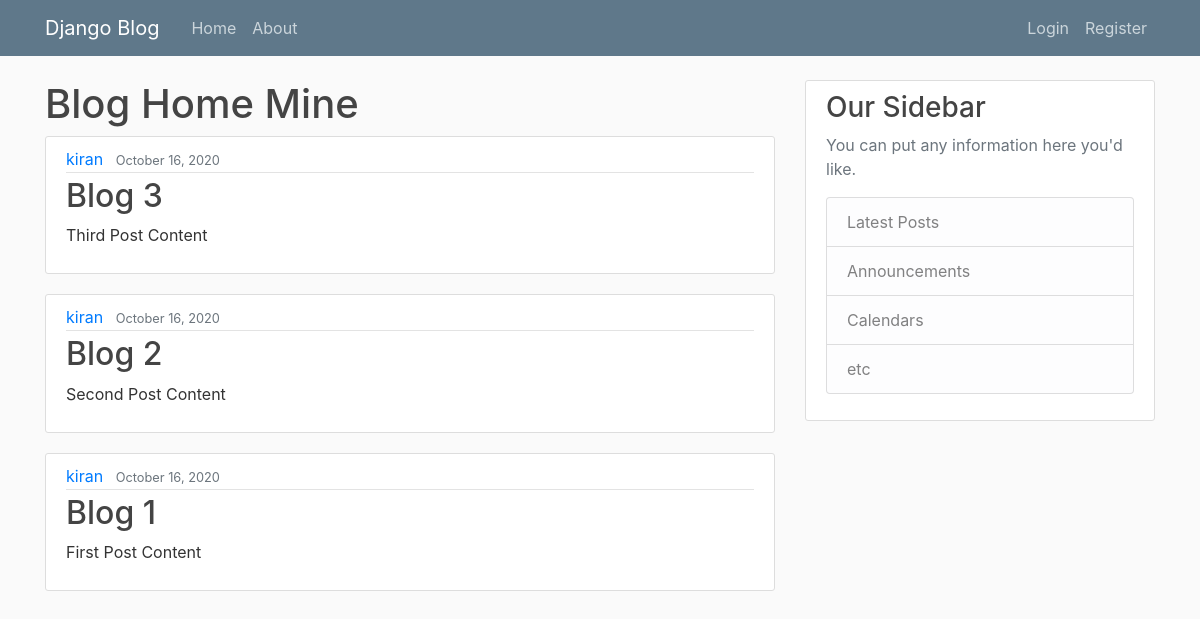
Before: / with the older database file.
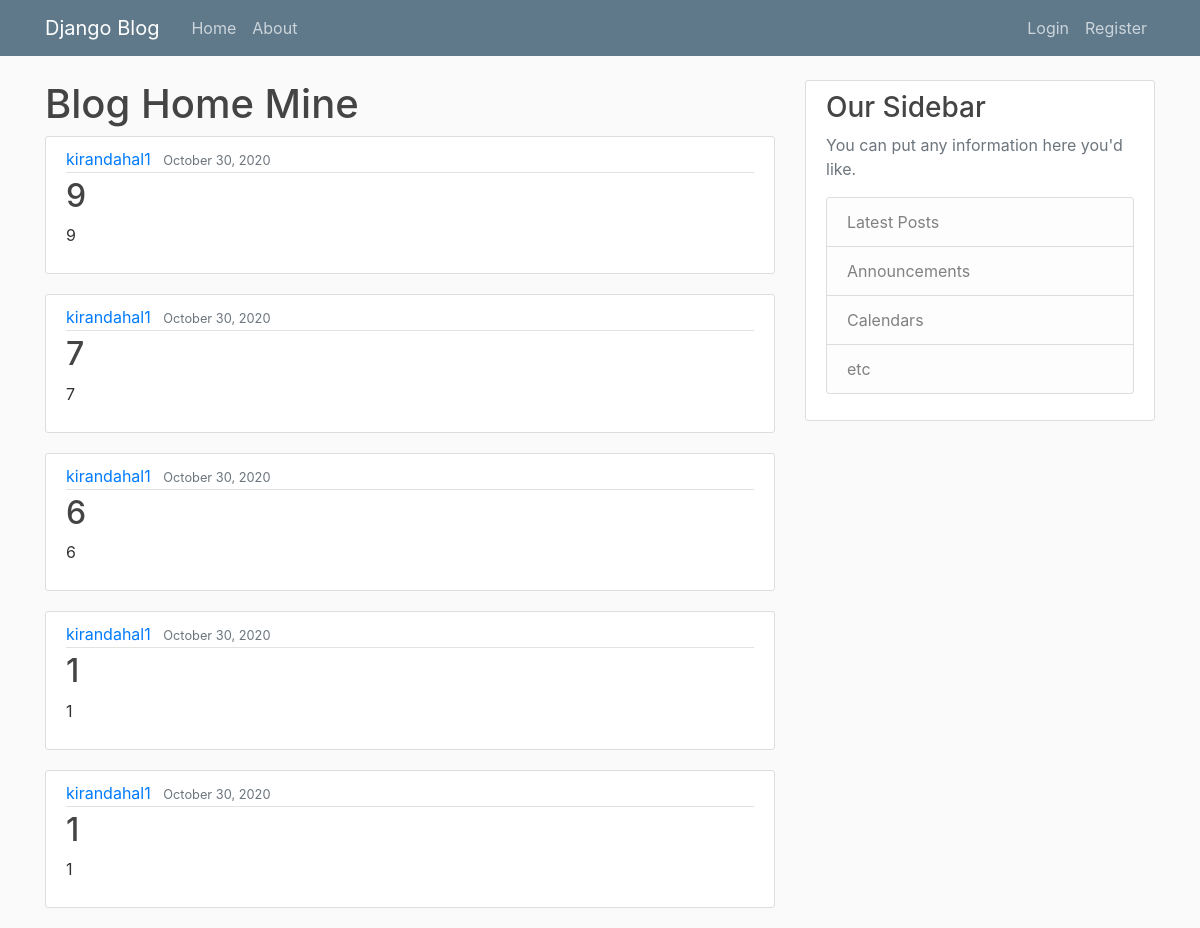
After: the same page with the newer database file.
### blog/models.py (models this page shows, shortened)
class Post(models.Model):
    title = models.CharField(max_length=100)
    content = models.TextField()
    date_posted = models.DateTimeField(default=timezone.now)
    author = models.ForeignKey(User, on_delete=models.CASCADE)

### blog/views.py (the view)
# urls.py: path('', PostListView.as_view(), name='blog-home'),
class PostListView(ListView):
	model = Post
	template_name = 'blog/home.html'
	context_object_name = 'posts'
	ordering = ['-date_posted']
	paginate_by = 5

### blog/templates/blog/home.html
{% extends "blog/base.html" %}
{% block content %}
    <h1>Blog Home Mine</h1>
        {% for post in posts %}
            <article class="media content-section">
                <div class="media-body">
                    <div class="article-metadata">
                        <a class="mr-2" href="#">{{ post.author }}</a>
                        <small class="text-muted">{{ post.date_posted|date:"F d, Y" }}</small>
                    </div>
                    <h2><a class="article-title" href="#">{{ post.title }}</a></h2>
                    <p class="article-content">{{ post.content }}</p>
                </div>
            </article>
        {% endfor %}
{% endblock content %}

### blog/templates/blog/base.html (shortened to what this page needs)
{% load static %}
<!DOCTYPE html>
<html lang="en">
<head>
    <link rel="stylesheet" href="https://stackpath.bootstrapcdn.com/bootstrap/4.3.1/css/bootstrap.min.css"
>
    <link rel="stylesheet" type="text/css" href="{% static 'blog/main.css' %}">
</head>
<body>
    <header class="site-header">
        <nav class="navbar navbar-expand-md navbar-dark bg-steel fixed-top">
            <div class="container">
                <a class="navbar-brand mr-4" href="{% url 'blog-home' %}">Django Blog</a>
                <div class="collapse navbar-collapse" id="navbarToggle">
                    <div class="navbar-nav mr-auto">
                        <a class="nav-item nav-link" href="{% url 'blog-home' %}">Home</a>
                        <a class="nav-item nav-link" href="{% url 'blog-about' %}">About</a>
                    </div>
                    <div class="navbar-nav">
                        {% if user.is_authenticated %}
                            <a class="nav-item nav-link" href="{% url 'post-create' %}">New Post</a>
                            <a class="nav-item nav-link" href="{% url 'profile' %}">Profile</a>
                             <a class="nav-item nav-link" href="{% url 'logout' %}">Logout</a>
                        {% else %}
                            <a class="nav-item nav-link" href="{% url 'login' %}">Login</a>
                            <a class="nav-item nav-link" href="{% url 'register' %}">Register</a>
                        {% endif %}
                    </div>
                </div>
            </div>
        </nav>
    </header>
    <main role="main" class="container">
        <div class="row">
            <div class="col-md-8">
                {% block content %}{% endblock %}
            </div>
            <div class="col-md-4">
                <div class="content-section">
                    <h3>Our Sidebar</h3>
                    <p class='text-muted'>You can put any information here you'd like.
                    <ul class="list-group">
                        <li class="list-group-item list-group-item-light">Latest Posts</li>
                        <li class="list-group-item list-group-item-light">Announcements</li>
                        <li class="list-group-item list-group-item-light">Calendars</li>
                        <li class="list-group-item list-group-item-light">etc</li>
                    </ul>
                    </p>
                </div>
            </div>
        </div>
    </main>
</body>
</html>

### blog/static/blog/main.css (style rules this page uses)
body { background: #fafafa; color: #333333; margin-top: 5rem; }
h1, h2, h3, h4, h5, h6 { color: #444444; }
ul { margin: 0; }
.bg-steel { background-color: #5f788a; }
.site-header .navbar-nav .nav-link { color: #cbd5db; }
.content-section { background: #ffffff; padding: 10px 20px; border: 1px solid #dddddd; border-radius: 3px; margin-bottom: 20px; }
.article-title { color: #444444; }
.article-content { white-space: pre-line; }
.article-metadata { padding-bottom: 1px; margin-bottom: 4px; border-bottom: 1px solid #e3e3e3 }

Changed rows visible on the page:
no longer on this page (row unchanged): Post: author "kiran", date_posted "October 16, 2020", title "Blog 3", content "Third Post Content"
no longer on this page (row unchanged): Post: author "kiran", date_posted "October 16, 2020", title "Blog 2", content "Second Post Content"
no longer on this page (row unchanged): Post: author "kiran", date_posted "October 16, 2020", title "Blog 1", content "First Post Content"
added Post: author "kirandahal1", date_posted "October 30, 2020", title "9", content "9"
added Post: author "kirandahal1", date_posted "October 30, 2020", title "7", content "7"
added Post: author "kirandahal1", date_posted "October 30, 2020", title "6", content "6"
added Post: author "kirandahal1", date_posted "October 30, 2020", title "1", content "1"
added Post: author "kirandahal1", date_posted "October 30, 2020", title "1", content "1"
